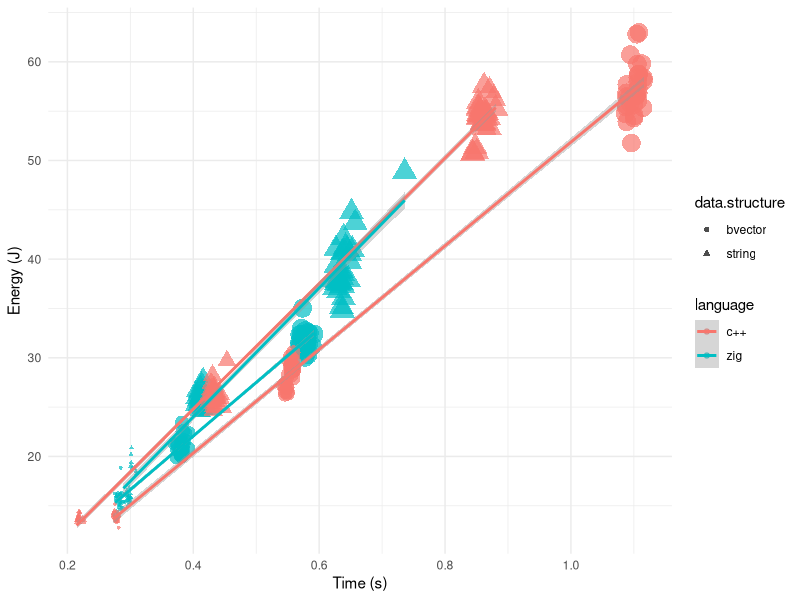
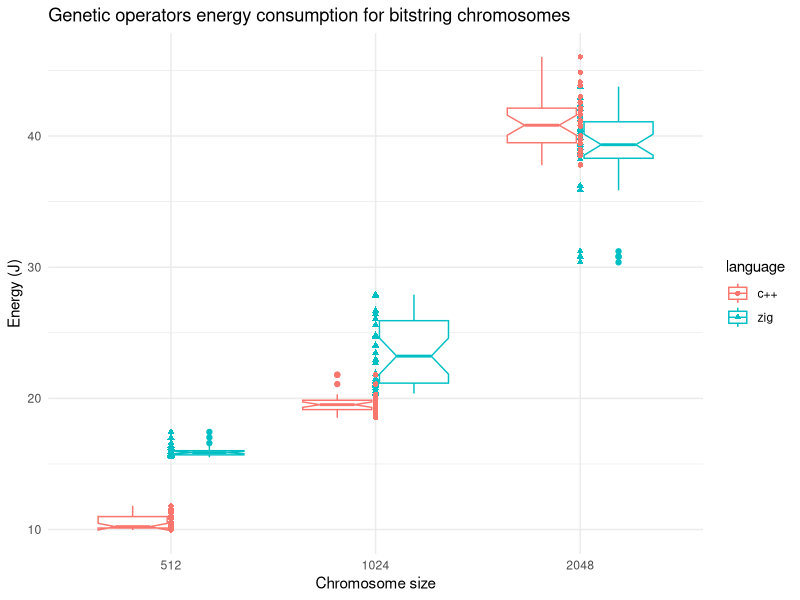
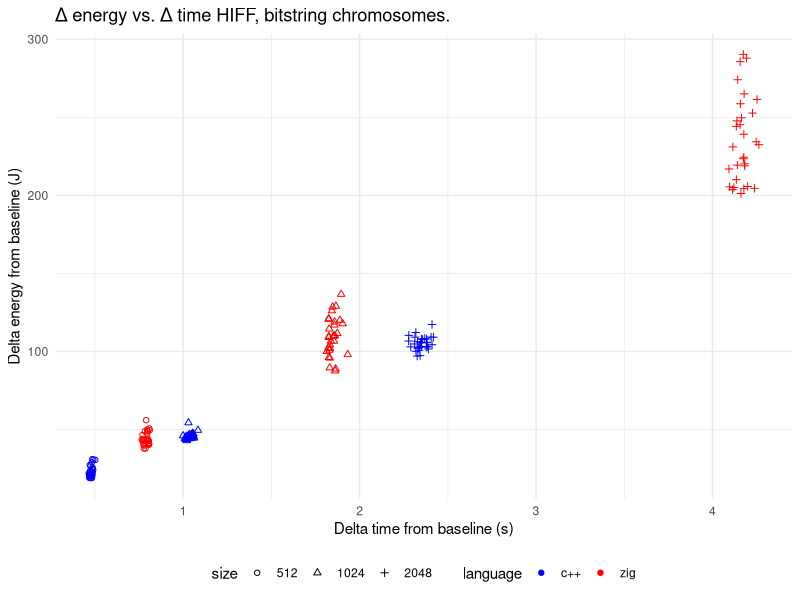

Write R code to recreate these figures, in order.
## ----energy.sac.generation, echo=FALSE, message=FALSE, fig.height=2.75, fig.cap="Energy vs. time for the chromosome generation problem. Point size changes with chromosome size."----
library(knitr)
zig.gen.bool <- read.csv("../data/sac-gen-bool-25-Sep-19-46-01.csv")
zig.gen.bool$data.structure <- "bvector"
zig.gen.string <- read.csv("../data/sac-gen-string-25-Sep-19-44-59.csv")
zig.gen.string$data.structure <- "string"
cpp.gen.bool <- read.csv("../data/c++-bvector-gen.csv")
cpp.gen.bool$data.structure <- "bvector"
cpp.gen.string <- read.csv("../data/cpp-string-27-Sep-20-36-43.csv")
cpp.gen.string$data.structure <- "string"

gen.data <- rbind(zig.gen.bool, zig.gen.string, cpp.gen.bool, cpp.gen.string)
gen.data$language <- c(rep("zig", nrow(zig.gen.bool)), rep("zig", nrow(zig.gen.string)), rep("c++", nrow(cpp.gen.bool)), rep("c++", nrow(cpp.gen.string)))
gen.data$point.size <- log2(gen.data$size)-7

library(dplyr)
gen.data %>% group_by(language, data.structure, size ) %>% summarise(mean(PKG), sd(PKG), mean(seconds), sd(seconds)) -> gen.data.summary

library(ggplot2)

energy_vs_time <- ggplot(gen.data, aes(x=seconds, y=PKG, color=language)) +
    geom_point(aes(fill=data.structure, shape=data.structure, size=point.size), alpha=0.7, stroke=0.5) +
    theme_minimal() +
    geom_smooth(method="lm", aes(group=interaction(language, data.structure))) +
    labs(x="Time (s)", y="Energy (J)") +
    guides(size="none")

ggsave("../img/energy_vs_time.png", energy_vs_time, width=6, height=4)

gen.data$size <- as.factor(gen.data$size)


## ----energy.sac.ops, echo=FALSE, message=FALSE, fig.height=2.75, fig.cap="Boxplot of PKG energy consumption using the bit string chromosome for the two languages and different sizes",  fig.align="center"----
zig.ops.bool <- read.csv("../data/sac-2025-zig-ops-bool.csv")
zig.ops.bool$data.structure <- "bvector"
zig.ops.bool$delta.PKG <- zig.ops.bool$PKG - c(rep(gen.data.summary[gen.data.summary$language=="zig" & gen.data.summary$data.structure=="bvector" & gen.data.summary$size==512,]$`mean(PKG)`,30), rep(gen.data.summary[gen.data.summary$language=="zig" & gen.data.summary$data.structure=="bvector" & gen.data.summary$size==1024,]$`mean(PKG)`,30), rep(gen.data.summary[gen.data.summary$language=="zig" & gen.data.summary$data.structure=="bvector" & gen.data.summary$size==2048,]$`mean(PKG)`,30))
zig.ops.bool$delta.seconds <- zig.ops.bool$seconds - c(rep(gen.data.summary[gen.data.summary$language=="zig" & gen.data.summary$data.structure=="bvector" & gen.data.summary$size==512,]$`mean(seconds)`,30), rep(gen.data.summary[gen.data.summary$language=="zig" & gen.data.summary$data.structure=="bvector" & gen.data.summary$size==1024,]$`mean(seconds)`,30), rep(gen.data.summary[gen.data.summary$language=="zig" & gen.data.summary$data.structure=="bvector" & gen.data.summary$size==2048,]$`mean(seconds)`,30))
zig.ops.string <- read.csv("../data/sac-2025-zig-ops-string.csv")
zig.ops.string$data.structure <- "string"
zig.ops.string$delta.PKG <- zig.ops.string$PKG - c(rep(gen.data.summary[gen.data.summary$language=="zig" & gen.data.summary$data.structure=="string" & gen.data.summary$size==512,]$`mean(PKG)`,30), rep(gen.data.summary[gen.data.summary$language=="zig" & gen.data.summary$data.structure=="string" & gen.data.summary$size==1024,]$`mean(PKG)`,30), rep(gen.data.summary[gen.data.summary$language=="zig" & gen.data.summary$data.structure=="string" & gen.data.summary$size==2048,]$`mean(PKG)`,30))
zig.ops.string$delta.seconds <- zig.ops.string$seconds - c(rep(gen.data.summary[gen.data.summary$language=="zig" & gen.data.summary$data.structure=="string" & gen.data.summary$size==512,]$`mean(seconds)`,30), rep(gen.data.summary[gen.data.summary$language=="zig" & gen.data.summary$data.structure=="string" & gen.data.summary$size==1024,]$`mean(seconds)`,30), rep(gen.data.summary[gen.data.summary$language=="zig" & gen.data.summary$data.structure=="string" & gen.data.summary$size==2048,]$`mean(seconds)`,30))
cpp.ops.bool <- read.csv("../data/cpp-bool-ops-30-Sep-09-03-07.csv")
cpp.ops.bool$data.structure <- "bvector"
cpp.ops.bool$delta.PKG <- cpp.ops.bool$PKG - c(rep(gen.data.summary[gen.data.summary$language=="c++" & gen.data.summary$data.structure=="bvector" & gen.data.summary$size==512,]$`mean(PKG)`,30), rep(gen.data.summary[gen.data.summary$language=="c++" & gen.data.summary$data.structure=="bvector" & gen.data.summary$size==1024,]$`mean(PKG)`,30), rep(gen.data.summary[gen.data.summary$language=="c++" & gen.data.summary$data.structure=="bvector" & gen.data.summary$size==2048,]$`mean(PKG)`,30))
cpp.ops.bool$delta.seconds <- cpp.ops.bool$seconds - c(rep(gen.data.summary[gen.data.summary$language=="c++" & gen.data.summary$data.structure=="bvector" & gen.data.summary$size==512,]$`mean(seconds)`,30), rep(gen.data.summary[gen.data.summary$language=="c++" & gen.data.summary$data.structure=="bvector" & gen.data.summary$size==1024,]$`mean(seconds)`,30), rep(gen.data.summary[gen.data.summary$language=="c++" & gen.data.summary$data.structure=="bvector" & gen.data.summary$size==2048,]$`mean(seconds)`,30))
cpp.ops.string <- read.csv("../data/cpp-string-ops-30-Sep-09-00-11.csv")
cpp.ops.string$data.structure <- "string"
cpp.ops.string$delta.PKG <- cpp.ops.string$PKG - c(rep(gen.data.summary[gen.data.summary$language=="c++" & gen.data.summary$data.structure=="string" & gen.data.summary$size==512,]$`mean(PKG)`,30), rep(gen.data.summary[gen.data.summary$language=="c++" & gen.data.summary$data.structure=="string" & gen.data.summary$size==1024,]$`mean(PKG)`,30), rep(gen.data.summary[gen.data.summary$language=="c++" & gen.data.summary$data.structure=="string" & gen.data.summary$size==2048,]$`mean(PKG)`,30))
cpp.ops.string$delta.seconds <- cpp.ops.string$seconds - c(rep(gen.data.summary[gen.data.summary$language=="c++" & gen.data.summary$data.structure=="string" & gen.data.summary$size==512,]$`mean(seconds)`,30), rep(gen.data.summary[gen.data.summary$language=="c++" & gen.data.summary$data.structure=="string" & gen.data.summary$size==1024,]$`mean(seconds)`,30), rep(gen.data.summary[gen.data.summary$language=="c++" & gen.data.summary$data.structure=="string" & gen.data.summary$size==2048,]$`mean(seconds)`,30))

ops.data <- rbind(zig.ops.bool, zig.ops.string, cpp.ops.bool, cpp.ops.string)
ops.data$language <- c(rep("zig", nrow(zig.gen.bool)), rep("zig", nrow(zig.gen.string)), rep("c++", nrow(cpp.gen.bool)), rep("c++", nrow(cpp.gen.string)))
ops.data$point.size <- log2(ops.data$size)-7

ops.data %>% group_by(language, data.structure, size) %>% summarise(mean(delta.PKG), sd(delta.PKG), mean(delta.seconds), sd(delta.seconds)) -> ops.data.summary

# ggplot(ops.data, aes(x=delta.seconds, y=delta.PKG, color=language)) + geom_point(aes(fill=data.structure,shape=data.structure,size=point.size)) + theme_minimal() + labs(x="Time (s)", y="Energy (J)") + theme(legend.position="none")

ops.data$size <- as.factor(ops.data$size)
ops_energy_vs_chromosome_size <- ggplot(ops.data[ops.data$data.structure=="string",], aes(x=size, y=PKG, color=language)) + geom_boxplot(notch=T) + geom_point(aes(fill=language,shape=language)) + theme_minimal() + labs(x="Chromosome size", y="Energy (J)")+ggtitle("Genetic operators energy consumption for bitstring chromosomes")
ggsave("../img/ops-string-boxplot.png", ops_energy_vs_chromosome_size, width=6, height=4)
string.ops.data <- ops.data[ops.data$data.structure=="string",]
differences.512 <- t.test(string.ops.data[string.ops.data$size==512 & string.ops.data$language=="c++",]$PKG, string.ops.data[string.ops.data$size==512 & string.ops.data$language=="zig",]$PKG,alternative = "less")
differences.1024 <- t.test(string.ops.data[string.ops.data$size==1024 & string.ops.data$language=="c++",]$PKG, string.ops.data[string.ops.data$size==1024 & string.ops.data$language=="zig",]$PKG,alternative = "less")
differences.2048 <- t.test(string.ops.data[string.ops.data$size==2048 & string.ops.data$language=="c++",]$PKG, string.ops.data[string.ops.data$size==2048 & string.ops.data$language=="zig",]$PKG, alternative = "greater")
string.ops.data$power <- string.ops.data$PKG/string.ops.data$seconds


## ----energy.sac.hiff, echo=FALSE, message=FALSE, fig.height=2.75, fig.cap="Delta energy from baseline vs. delta time from baseline for the HIFF fitness function for bitstring chromosomes."----
zig.hiff.string <- read.csv("../data/sac-hiff-string-1-Oct-17-33-52.csv")
zig.hiff.string$delta.PKG <- zig.hiff.string$PKG - c(rep(gen.data.summary[gen.data.summary$language=="zig" & gen.data.summary$data.structure=="string" & gen.data.summary$size==512,]$`mean(PKG)`,30), rep(gen.data.summary[gen.data.summary$language=="zig" & gen.data.summary$data.structure=="string" & gen.data.summary$size==1024,]$`mean(PKG)`,30), rep(gen.data.summary[gen.data.summary$language=="zig" & gen.data.summary$data.structure=="string" & gen.data.summary$size==2048,]$`mean(PKG)`,30))
zig.hiff.string$delta.seconds <- zig.hiff.string$seconds - c(rep(gen.data.summary[gen.data.summary$language=="zig" & gen.data.summary$data.structure=="string" & gen.data.summary$size==512,]$`mean(seconds)`,30), rep(gen.data.summary[gen.data.summary$language=="zig" & gen.data.summary$data.structure=="string" & gen.data.summary$size==1024,]$`mean(seconds)`,30), rep(gen.data.summary[gen.data.summary$language=="zig" & gen.data.summary$data.structure=="string" & gen.data.summary$size==2048,]$`mean(seconds)`,30))
zig.hiff.string$language <- "zig"
cpp.hiff.string <- read.csv("../data/cpp-string-hiff-1-Oct-17-39-37.csv")
cpp.hiff.string$delta.PKG <- cpp.hiff.string$PKG - c(rep(gen.data.summary[gen.data.summary$language=="c++" & gen.data.summary$data.structure=="string" & gen.data.summary$size==512,]$`mean(PKG)`,30), rep(gen.data.summary[gen.data.summary$language=="c++" & gen.data.summary$data.structure=="string" & gen.data.summary$size==1024,]$`mean(PKG)`,30), rep(gen.data.summary[gen.data.summary$language=="c++" & gen.data.summary$data.structure=="string" & gen.data.summary$size==2048,]$`mean(PKG)`,30))
cpp.hiff.string$delta.seconds <- cpp.hiff.string$seconds - c(rep(gen.data.summary[gen.data.summary$language=="c++" & gen.data.summary$data.structure=="string" & gen.data.summary$size==512,]$`mean(seconds)`,30), rep(gen.data.summary[gen.data.summary$language=="c++" & gen.data.summary$data.structure=="string" & gen.data.summary$size==1024,]$`mean(seconds)`,30), rep(gen.data.summary[gen.data.summary$language=="c++" & gen.data.summary$data.structure=="string" & gen.data.summary$size==2048,]$`mean(seconds)`,30))
cpp.hiff.string$language <- "c++"

hiff.data <- rbind(zig.hiff.string, cpp.hiff.string)
hiff.data$size <- factor(hiff.data$size)
delta_energy_vs_time_hiff <- ggplot(hiff.data, aes(x=delta.seconds, y=delta.PKG, color=language, shape=size)) + geom_point() + theme_minimal() + labs(x="Delta time from baseline (s)", y="Delta energy from baseline (J)") + ggtitle("Δ energy vs. Δ time HIFF, bitstring chromosomes.") + scale_shape_manual(values=c(1,2,3)) + scale_color_manual(values=c("blue", "red")) + theme(legend.position="bottom")
ggsave("../img/delta_energy_vs_time_hiff.png", delta_energy_vs_time_hiff, width=6, height=4)

## ----sac.hiff.opsxjoule, echo=F, message=F---------------------------------------------------------
hiff.data$ops.joule <- 40000/hiff.data$delta.PKG

hiff.data %>% group_by(language, size) %>% summarise(`mean(delta.PKG)`=mean(delta.PKG), `sd(delta.PKG)`=sd(delta.PKG), `mean(delta.seconds)`=mean(delta.seconds), `sd(delta.seconds)`=sd(delta.seconds), `mean(ops.joule)`=mean(ops.joule), `sd(ops.joule)`=sd(ops.joule)) -> hiff.data.summary

library(kableExtra)

hiff.data.summary$Joules <- paste0(round(hiff.data.summary$`mean(delta.PKG)`,2), " (", round(hiff.data.summary$`sd(delta.PKG)`,2), ")")
hiff.data.summary$"Ops per Joule" <- paste0(round(hiff.data.summary$`mean(ops.joule)`,2), " (", round(hiff.data.summary$`sd(ops.joule)`,2), ")")

hiff.data.summary %>% select(language, size, Joules, "Ops per Joule") %>% arrange(size) %>% kable(digits=2, caption="\\protect\\label{tab:opsxjoule}Comparison of c++ and zig, HIFF function", "html") %>% kable_styling(full_width = F)
